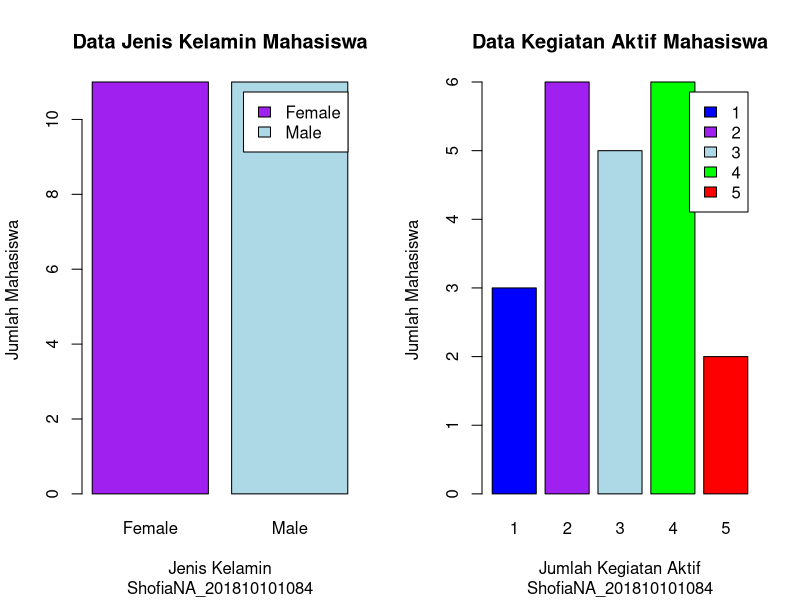
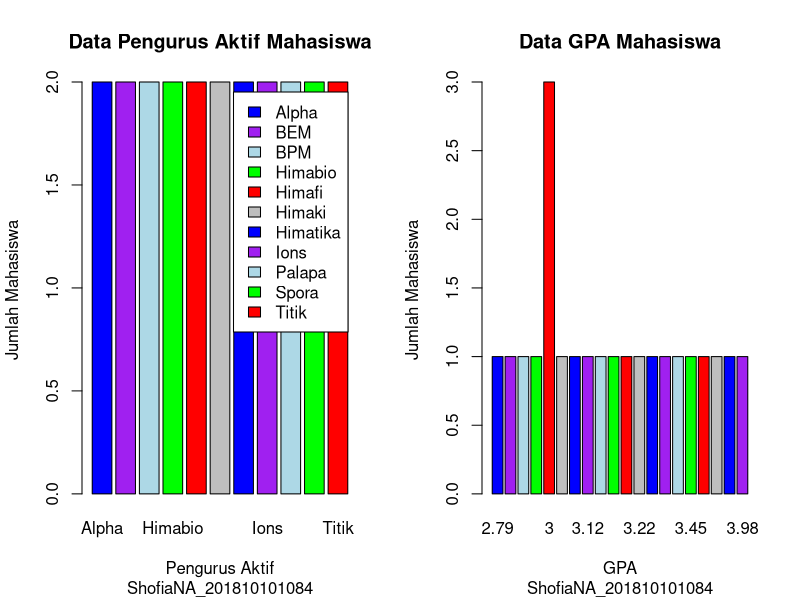

R code for these plots, in order:
# SHOFIA NABILA AZZAHRA
# 201810101084
#a. 
#Buat Data Frame
Nama=c("Lucian","Amela","Siofra","Keliana","Cybelle","Nohea","Epione","Farren","Luce","Peitho","Photine","Asha","Zeota","Citlali","Mairin","Sylvaine","Faolan","Amate","Marmoris","Annasach","Elsiyan","Atelier")
Jenis_kelamin=c("Male","Female","Female","Female","Female","Male","Female","Male","Male","Male","Male","Female","Male","Female","Female","Female","Male","Male","Male","Male","Female","Female")
Pengurus_aktif=c("Spora","Alpha","Titik","Ions","BEM","Palapa","Himabio","Himabio","Spora","Himaki","Himatika","Titik","Alpha","BPM","Palapa","BEM","Himaki","Himatika","Himafi","Himafi","Ions","BPM")
Jumlah_Kegiatan_Aktif=c(3,4,2,5,2,1,3,4,2,5,4,2,2,3,4,1,1,3,4,3,4,2)
GPA=c(3.00,2.88,3.20,3.14,2.79,3.00,3.44,3.50,3.05,3.17,3.22,3.36,3.03,3.26,2.90,3.48,3.00,3.98,2.95,3.67,3.45,3.12)
df<-data.frame(Nama,Jenis_kelamin,Pengurus_aktif,Jumlah_Kegiatan_Aktif,GPA)
df

# SHOFIA NABILA AZZAHRA
# 201810101084
#Hitung Manual di R
#Jumlah Kegiatan Aktif
mean(Jumlah_Kegiatan_Aktif)
median(Jumlah_Kegiatan_Aktif)
#modus(Jumlah_Kegiatan_Aktif)= 2 dan 4
range(Jumlah_Kegiatan_Aktif)
var(Jumlah_Kegiatan_Aktif)
sd(Jumlah_Kegiatan_Aktif)

# SHOFIA NABILA AZZAHRA
# 201810101084
#GPA
mean(GPA)
median(GPA)
#modus(GPA)= 3.00
range(GPA)
var(GPA)
sd(GPA)

# SHOFIA NABILA AZZAHRA
# 201810101084
#Hitung Fungsi Bawaan R (Summary/Summarise)
summary(df)

# SHOFIA NABILA AZZAHRA
# 201810101084
#b. 
#Buat Barplot
# Jenis Kelamin
df1<-data.frame(Jenis_kelamin)
df1
tabel1<-table(df1)
tabel1
par(mfrow=c(1,2))
barplot(tabel1, main="Data Jenis Kelamin Mahasiswa", xlab="Jenis Kelamin", 
	 ylab="Jumlah Mahasiswa", sub="ShofiaNA_201810101084", col=c("purple",
	 "lightblue"),legend=rownames(tabel1), beside=T)

# Jumlah Kegiatan Aktif
df2<-data.frame(Jumlah_Kegiatan_Aktif)
df2
tabel2<-table(df2)
tabel2
barplot(tabel2, main="Data Kegiatan Aktif Mahasiswa", xlab="Jumlah Kegiatan Aktif", 
	 ylab="Jumlah Mahasiswa", sub="ShofiaNA_201810101084", col=c("blue","purple",
	 "lightblue","green","red"),legend=rownames(tabel2), beside=T)

# Pengurus Aktif
df3<-data.frame(Pengurus_aktif)
df3
tabel3<-table(df3)
tabel3
barplot(tabel3, main="Data Pengurus Aktif Mahasiswa", xlab="Pengurus Aktif", 
	 ylab="Jumlah Mahasiswa", sub="ShofiaNA_201810101084", col=c("blue","purple",
	 "lightblue","green","red","grey"),legend=rownames(tabel3), beside=T)

# GPA
df4<-data.frame(GPA)
df4
tabel4<-table(df4)
tabel4
barplot(tabel4, main="Data GPA Mahasiswa", xlab="GPA", ylab="Jumlah Mahasiswa", 
	 sub="ShofiaNA_201810101084", col=c("blue","purple","lightblue","green",
	 "red","grey"))

# SHOFIA NABILA AZZAHRA
# 201810101084
#Buat Tabel Contingency
Jenis_kelamin=c("Male","Female","Female","Female","Female","Male","Female","Male","Male","Male","Male","Female","Male","Female","Female","Female","Male","Male","Male","Male","Female","Female")
Pengurus_aktif=c("Spora","Alpha","Titik","Ions","BEM","Palapa","Himabio","Himabio","Spora","Himaki","Himatika","Titik","Alpha","BPM","Palapa","BEM","Himaki","Himatika","Himafi","Himafi","Ions","BPM")
dft<-data.frame(Jenis_kelamin,Pengurus_aktif)
dft
ftable(dft)

# SHOFIA NABILA AZZAHRA
# 201810101084
#c.
n<-12
xbar <- 42
stdev <- 11.9
cat('rata-rata=' ,xbar)
cat('standar deviasi=' ,stdev)
#Perhitungan Uji
stat_uji <- (xbar-50)/(stdev/sqrt(n))
cat('t= ',stat_uji)
#Perhitungan Daerah Krisis
pval <- pt(stat_uji,df=n-1)
cat('p-value= ',pval)

# SHOFIA NABILA AZZAHRA
# 201810101084
#d.
kartu=paste(rep(c("Hitam","Merah"),26))
AmbilKartu=sample(kartu,52,rep=T)
sum(AmbilKartu=="Hitam")/length(AmbilKartu)
